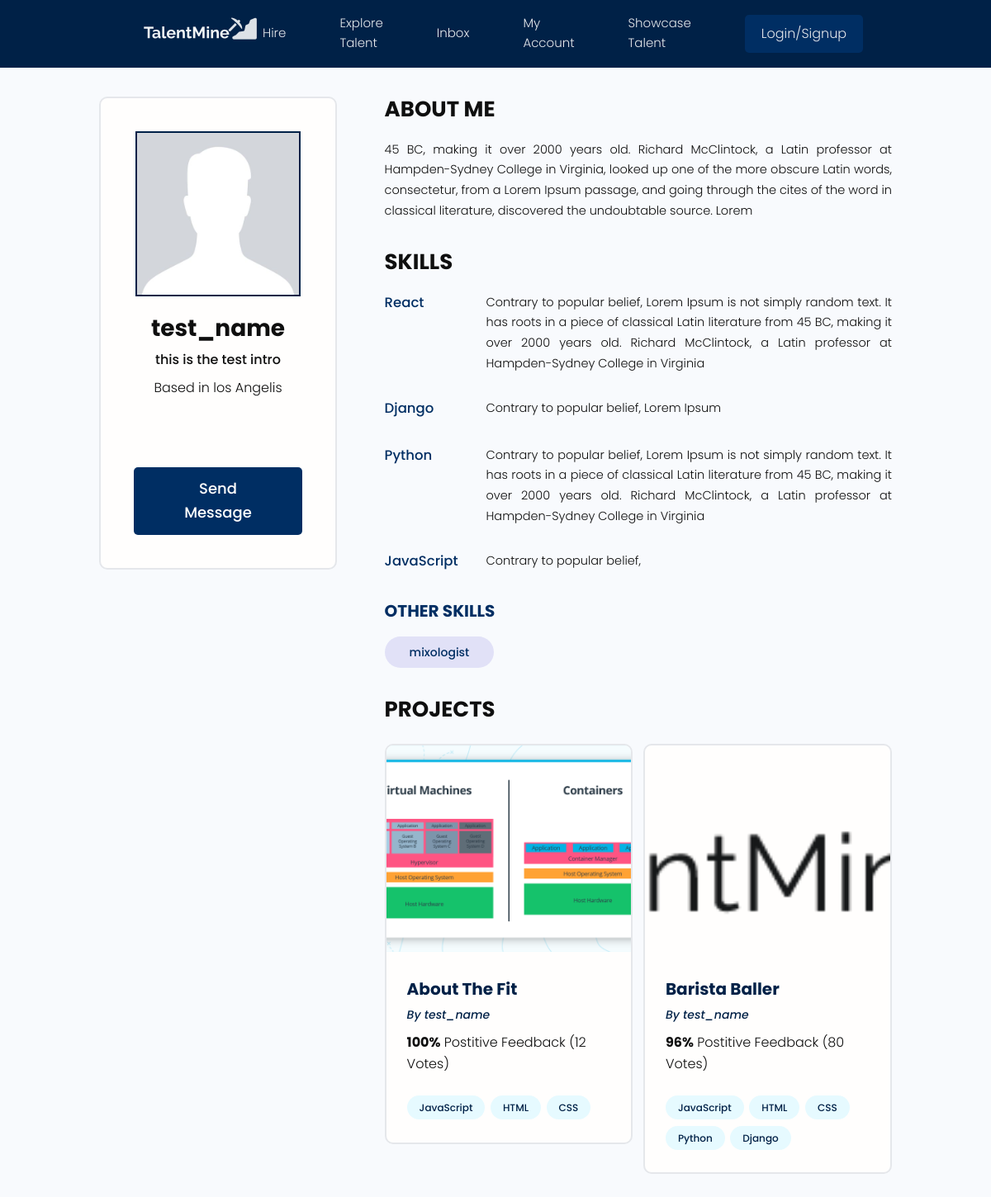
/users/profile/17212aeb-934c-4024-9a14-a50b05b2acdd, run on the app's committed database.
### users/models.py (models this page shows, shortened)
class Profile(models.Model):
    user = models.OneToOneField(User,on_delete=models.CASCADE,null=True,blank=True)
    name = models.CharField(max_length = 100,blank=True,null=True)
    email = models.EmailField(max_length=100,blank=True,null=True)
    username  = models.CharField(max_length = 100,blank=True,null=True)
    location = models.CharField(max_length = 500,blank=True,null=True)
    short_intro  = models.CharField(max_length = 180,blank=True,null=True)
    bio = models.TextField(blank=True,null=True)
    profile_image = models.ImageField(null=True,blank=True,upload_to = 'profiles/',default ="profiles/avatar.jpeg" )
    social_github =  models.CharField(max_length = 5000,blank=True,null=True)
    social_twitter =  models.CharField(max_length = 5000,blank=True,null=True)
    social_linkedin =  models.CharField(max_length = 5000,blank=True,null=True)
    social_website =  models.CharField(max_length = 5000,blank=True,null=True)
    created = models.DateTimeField(auto_now_add=True)
    id = models.UUIDField(default = uuid.uuid4, unique=True,primary_key=True,editable=False)

class Skill(models.Model):
    owner = models.ForeignKey(Profile,on_delete = models.CASCADE,null=True)
    name = models.CharField(max_length = 100,blank=True,null=True)
    description = models.TextField(blank=True,null=True)
    created = models.DateTimeField(auto_now_add=True)
    id = models.UUIDField(default = uuid.uuid4, unique=True,primary_key=True,editable=False)

### projects/models.py (models this page shows, shortened)
class Project(models.Model):
    owner = models.ForeignKey(Profile,null=True,blank=True,on_delete=models.SET_NULL)
    id = models.UUIDField(default = uuid.uuid4, unique=True,primary_key=True,editable=False)
    title = models.CharField(max_length=200)
    description = models.TextField(null=True, blank=True)
    featured_image = models.ImageField(null=True,blank=True,default="default.jpg")
    demo_link = models.CharField(max_length=20000,null=True,blank=True)
    source_link = models.CharField(max_length=20000,null=True,blank=True)
    tags = models.ManyToManyField('Tag',blank=True)
    vote_total = models.IntegerField(default=0,null=True,blank=True)
    vote_ratio = models.IntegerField(default=0,null=True,blank=True)
    created = models.DateTimeField(auto_now_add=True)

class Tag(models.Model):
    name = models.CharField(max_length=200)
    created = models.DateTimeField(auto_now_add=True)
    id = models.UUIDField(default = uuid.uuid4, unique=True,primary_key=True,editable=False)
    def __str__(self):
        return self.name

### users/views.py (the view)
# urls.py: path('profile/<str:pk>',views.userProfile,name='user-profile'),
def userProfile(request,pk):
    profile = Profile.objects.get(id=pk)
    topSkills  = profile.skill_set.exclude(description__exact="")
    otherSkills = profile.skill_set.filter(description="")
    context = {'profile':profile,'topSkills':topSkills,'otherSkills':otherSkills}
    return render(request,'users/user-profile.html',context)

### users/templates/users/user-profile.html (shortened to what this page needs)
{%extends 'main.html'%}
{%block content%}
<main class="profile my-md">
  <div class="container">
    <div class="layout">
      <div class="column column--1of3">
        <div class="card text-center">
          <div class="card__body dev">
            <img class="avatar avatar--xl" src="{{profile.profile_image.url}}" style="border-radius:0px"/>
            <h2 class="dev__name">{{profile.name}}</h2>
            <p class="dev__title">{{profile.short_intro}}</p>
            <p class="dev__location">Based in {{profile.location}}</p>
            <ul class="dev__social">
            </ul>
            <a href="#" class="btn btn--sub btn--lg">Send Message </a>
          </div>
        </div>
      </div>
      <div class="column column--2of3">
        <div class="devInfo">
          <h3 class="devInfo__title">About Me</h3>
          <p class="devInfo__about">
            {{profile.bio}}
          </p>
        </div>
        <div class="devInfo">
          <h3 class="devInfo__title">Skills</h3>
          <div class="devInfo__skills">
            {%for skill in topSkills%}
            <div class="devSkill">
              <h4 class="devSkill__title">{{skill.name}}</h4>
              <p class="devSkill__info">
                {{skill.description}}
              </p>
            </div>
            {%endfor%}
            <h3 class="devInfo__subtitle">Other Skills</h3>
            <div class="devInfo__otherSkills">
                {%for skill in otherSkills%}
              <span class="tag tag--pill tag--sub tag--lg">
                <small>{{skill.name}}</small>
              </span>
              {%endfor%}
            </div>
          </div>
        </div>
        <div class="devInfo">
          <h3 class="devInfo__title">Projects</h3>
          <div class="grid grid--two">
            {% for project in profile.project_set.all%}
            <div class="column">
              <div class="card project">
                <a href="{%url 'project' project.id%}" class="project">
                  <img class="project__thumbnail" src="{{project.featured_image.url}}" alt="project thumbnail" />
                  <div class="card__body">
                    <h3 class="project__title">{{project.title}}</h3>
                    <p><a class="project__author" href="">By {{project.owner.name}}</a></p>
                    <p class="project--rating">
                      <span style="font-weight: bold;">{{project.vote_ratio}}%</span> Postitive
                      Feedback ({{project.vote_total}} Vote{{project.vote_total|pluralize:"s"}})
                    </p>
                    <div class="project__tags">
                        {%for tag in project.tags.all%}
                        <span class="tag tag--pill tag--main">
                          <small>{{tag}}</small>
                        </span>
                        {%endfor%}
                    </div>
                  </div>
                </a>
              </div>
            </div>
            {%endfor%}
          </div>
        </div>
      </div>
    </div>
  </div>
</main>
{%endblock content%}

### static/styles/app.css (style rules this page uses)
:root { --color-sub: #2d2d3; }
.btn--sub { background-color: var(--color-sub-light); }
.card { border: 2px solid var(--color-light); }
img { width: 100%; }
.profile .card > .dev { padding: 4rem; }
.dev__name { color: var(--color-sub); font-size: 2.8rem; font-weight: 700; margin-top: 1rem; margin-bottom: 0.5rem; }
.dev__title { font-size: 1.6rem; font-weight: 500; line-height: 1.3; }
.dev__location { margin-top: 1rem; }
.dev__social { margin: 3rem 0; list-style: none; display: flex; justify-content: center; gap: 1.5rem; }
.devInfo { margin-bottom: 3rem; }
.devInfo__title, .devInfo__subtitle { font-size: 2.6rem; color: var(--color-sub); text-transform: uppercase; font-weight: 700; margin-bottom: 1.5rem; }
.devInfo__subtitle { font-size: 2rem; color: var(--color-sub-light); }
.devInfo__about, .devSkill__info { font-size: 1.45rem; line-height: 1.7; text-align: justify; }
.devSkill { margin-bottom: 3rem; }
.devSkill__title { font-size: 1.65rem; font-weight: 500; color: var(--color-sub-light); }
@media screen and (min-width: 700px) { .devSkill { display: flex; justify-content: space-between; gap: 3rem; } }
@media screen and (min-width: 700px) { .devSkill__info { flex-basis: 80%; } }
.project__author { font-size: 1.4rem; font-style: italic; }
.project--rating { margin-bottom: 1.6em; margin-top: .5em; }
.project__thumbnail { height: 25rem; object-fit: cover; object-position: top center; }
.project__title { font-size: 2rem; font-weight: 700; color: var(--color-sub); }

### static/uikit/styles/modules/_variables.css (style rules this page uses)
:root { --color-main: #002147; --color-main-light: #e6faff; --color-sub: #002e63; --color-sub-light: #002e63; --color-sub-lighter: #e1e1f7; --color-text: rgb(15, 15, 15); --color-gray: #8b8b8b; --color-light: #e5e7eb; --color-light-gray: #767676; --color-bg: #f8fafd; --color-white: #fffefd; --color-white-light: #f3f3f3; --color-success: #359e64; --color-success-bg: #def8e8; --color-error: #fc4b0b; --color-error-bg: #fff2ee; --font-base: 'Poppins', arial, helvetica, 'Segoe UI', roboto, ubuntu, sans-serif; --font-monospace: 'Fira Code', 'Courier New', courier, monospace; --font-regular: 300; --font-medium: 500; --font-bold: 700; --generic-shadow: 1px 1px 5px #00000010; --generic-transition: all 0.3s ease-in-out; }

### static/uikit/styles/modules/_base.css (style rules this page uses)
* { margin: 0; padding: 0; box-sizing: border-box; text-rendering: optimizeLegibility; color: inherit; font-size: inherit; }
html { font-size: 50%; }
@media only screen and (min-width: 480px) { html { font-size: 56.25%; } }
@media only screen and (min-width: 1200px) { html { font-size: 62.5%; } }
body { line-height: 1.6; font-weight: 400; font-size: 1.5rem; color: var(--color-text); background-color: var(--color-bg); min-height: 100vh; }

### static/uikit/styles/modules/_typography.css (style rules this page uses)
* { font-family: var(--font-base); }
h2 { font-size: 3.6rem; font-weight: var(--font-bold); }
h3 { font-size: 3.2rem; font-weight: var(--font-medium); }
h4 { font-size: 2.8rem; font-weight: var(--font-medium); }
p, span, strong { font-size: 1.6rem; color: var(--color-text); font-weight: var(--font-regular); }
a { padding-bottom: 2px; text-decoration: none; display: inline-block; color: var(--color-main); font-weight: var(--font-medium); }

### static/uikit/styles/modules/_utilities.css (style rules this page uses)
.container { width: 92%; max-width: 165rem; margin: 0 auto; box-sizing: border-box; }
@media screen and (min-width: 1000px) { .container { width: 90%; } }
@media screen and (min-width: 1200px) { .container { width: 80%; } }
.text-center { text-align: center; }
.my-md { margin: 3rem auto; }

### static/uikit/styles/modules/_avatar.css (style rules this page uses)
.avatar { border-radius: 50%; border: 2px solid var(--color-main); object-fit: cover; }
.avatar--xl { height: 20rem; width: 20rem; }

### static/uikit/styles/modules/_button.css (style rules this page uses)
.btn { display: inline-block; position: relative; cursor: pointer; background-color: var(--color-light); font-weight: var(--font-medium); color: #385499; text-decoration: none; padding: 1rem 2rem; border-radius: 0.5rem; border: none; width: -webkit-fit-content; width: -moz-fit-content; width: fit-content; height: -webkit-fit-content; height: -moz-fit-content; height: fit-content; font-size: 1.6rem; outline-width: 0; outline-color: transparent; -webkit-backface-visibility: hidden; backface-visibility: hidden; transition: all 0.3s ease-in-out; }
.btn--sub { background-color: #385499; color: var(--color-white); }
.btn--lg { font-size: 1.8rem; padding: 1.2rem 4.5rem; }

### static/uikit/styles/modules/_card.css (style rules this page uses)
.card { border-radius: 1rem; background-color: var(--color-white); border: 1.5px solid var(--color-light); width: auto; height: auto; margin-top: 0.5rem; margin-bottom: 0.5rem; overflow: hidden; }
.card__body, .card__header { padding: 2rem 2.5rem; }

### data on the page
Profile: profile_image (placeholder picture), name "test_name", short_intro "this is the test intro", location "los Angelis", bio "45 BC, making it over 2000 years old. Richard McClintock, a Latin professor at Hampden-Sydney College in Virginia, looked up one of the more obscure Latin words, consectetur, from a Lorem Ipsum passage, and going through the cites of the word in classical literature, discovered the undoubtable source. Lorem"
Skill: name "React", description "Contrary to popular belief, Lorem Ipsum is not simply random text. It has roots in a piece of classical Latin literature from 45 BC, making it over 2000 years old. Richard McClintock, a Latin professor at Hampden-Sydney College in Virginia"
Skill: name "Django", description "Contrary to popular belief, Lorem Ipsum"
Skill: name "Python", description "Contrary to popular belief, Lorem Ipsum is not simply random text. It has roots in a piece of classical Latin literature from 45 BC, making it over 2000 years old. Richard McClintock, a Latin professor at Hampden-Sydney College in Virginia"
Skill: name "JavaScript", description "Contrary to popular belief,"
Skill: name "mixologist"
Project: featured_image (picture), title "About The Fit", owner.name "test_name", vote_ratio "100", vote_total "12"
Tag: name "JavaScript"
Tag: name "HTML"
Tag: name "CSS"
Project: featured_image (placeholder picture), title "Barista Baller", owner.name "test_name", vote_ratio "96", vote_total "80"
Tag: name "Python"
Tag: name "Django"
